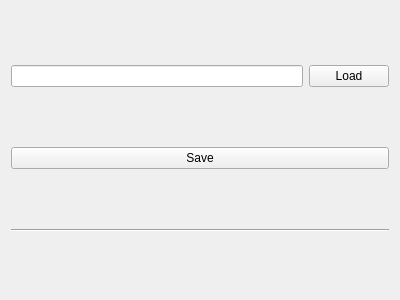
<?xml version="1.0" encoding="UTF-8"?>
<ui version="4.0">
 <class>TPPWidget</class>
 <widget class="QWidget" name="TPPWidget">
  <property name="geometry">
   <rect>
    <x>0</x>
    <y>0</y>
    <width>400</width>
    <height>300</height>
   </rect>
  </property>
  <property name="windowTitle">
   <string>Form</string>
  </property>
  <layout class="QVBoxLayout" name="verticalLayout">
   <item>
    <layout class="QHBoxLayout" name="horizontalLayout">
     <item>
      <widget class="QLineEdit" name="line_edit_configuration">
       <property name="readOnly">
        <bool>true</bool>
       </property>
      </widget>
     </item>
     <item>
      <widget class="QPushButton" name="push_button_load_configuration">
       <property name="text">
        <string>Load</string>
       </property>
      </widget>
     </item>
    </layout>
   </item>
   <item>
    <widget class="QPushButton" name="push_button_save_configuration">
     <property name="text">
      <string>Save</string>
     </property>
    </widget>
   </item>
   <item>
    <widget class="Line" name="line">
     <property name="orientation">
      <enum>Qt::Horizontal</enum>
     </property>
    </widget>
   </item>
  </layout>
 </widget>
 <tabstops>
  <tabstop>line_edit_configuration</tabstop>
  <tabstop>push_button_load_configuration</tabstop>
  <tabstop>push_button_save_configuration</tabstop>
 </tabstops>
 <resources/>
 <connections/>
</ui>
